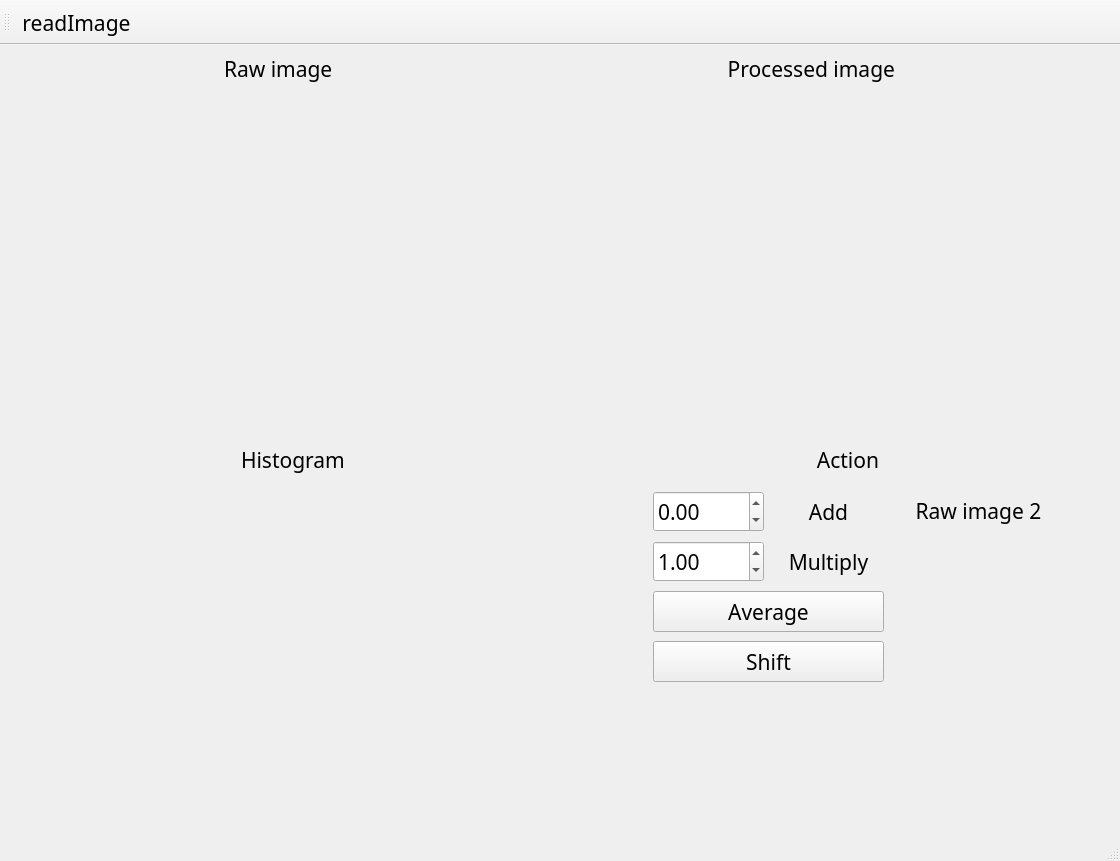
<?xml version="1.0" encoding="UTF-8"?>
<ui version="4.0">
 <class>MainWindow</class>
 <widget class="QMainWindow" name="MainWindow">
  <property name="geometry">
   <rect>
    <x>0</x>
    <y>0</y>
    <width>1120</width>
    <height>861</height>
   </rect>
  </property>
  <property name="windowTitle">
   <string>MainWindow</string>
  </property>
  <widget class="QWidget" name="centralwidget">
   <layout class="QVBoxLayout" name="verticalLayout">
    <item>
     <layout class="QVBoxLayout" name="verticalLayout_2">
      <item>
       <layout class="QHBoxLayout" name="horizontalLayout_3">
        <item>
         <widget class="QLabel" name="label_2">
          <property name="maximumSize">
           <size>
            <width>200</width>
            <height>30</height>
           </size>
          </property>
          <property name="font">
           <font>
            <family>Bahnschrift</family>
            <pointsize>16</pointsize>
           </font>
          </property>
          <property name="text">
           <string>&lt;html&gt;&lt;head/&gt;&lt;body&gt;&lt;p&gt;Raw image&lt;/p&gt;&lt;/body&gt;&lt;/html&gt;</string>
          </property>
          <property name="alignment">
           <set>Qt::AlignLeading|Qt::AlignLeft|Qt::AlignVCenter</set>
          </property>
         </widget>
        </item>
        <item>
         <widget class="QLabel" name="label">
          <property name="maximumSize">
           <size>
            <width>250</width>
            <height>30</height>
           </size>
          </property>
          <property name="font">
           <font>
            <family>Bahnschrift</family>
            <pointsize>16</pointsize>
           </font>
          </property>
          <property name="text">
           <string>&lt;html&gt;&lt;head/&gt;&lt;body&gt;&lt;p&gt;Processed image&lt;/p&gt;&lt;/body&gt;&lt;/html&gt;</string>
          </property>
          <property name="alignment">
           <set>Qt::AlignRight|Qt::AlignTrailing|Qt::AlignVCenter</set>
          </property>
         </widget>
        </item>
       </layout>
      </item>
      <item>
       <layout class="QHBoxLayout" name="horizontalLayout">
        <item>
         <widget class="MplCanvas" name="raw_widget" native="true">
          <property name="maximumSize">
           <size>
            <width>550</width>
            <height>16777215</height>
           </size>
          </property>
          <property name="cursor">
           <cursorShape>ArrowCursor</cursorShape>
          </property>
         </widget>
        </item>
        <item>
         <widget class="MplCanvas" name="processed_widget" native="true">
          <property name="maximumSize">
           <size>
            <width>550</width>
            <height>16777215</height>
           </size>
          </property>
         </widget>
        </item>
       </layout>
      </item>
      <item>
       <layout class="QHBoxLayout" name="horizontalLayout_4">
        <item>
         <widget class="QLabel" name="label_4">
          <property name="maximumSize">
           <size>
            <width>200</width>
            <height>30</height>
           </size>
          </property>
          <property name="font">
           <font>
            <family>Bahnschrift</family>
            <pointsize>16</pointsize>
           </font>
          </property>
          <property name="text">
           <string>Histogram</string>
          </property>
          <property name="alignment">
           <set>Qt::AlignLeading|Qt::AlignLeft|Qt::AlignVCenter</set>
          </property>
         </widget>
        </item>
        <item>
         <widget class="QLabel" name="label_3">
          <property name="maximumSize">
           <size>
            <width>200</width>
            <height>30</height>
           </size>
          </property>
          <property name="font">
           <font>
            <family>Bahnschrift</family>
            <pointsize>16</pointsize>
           </font>
          </property>
          <property name="text">
           <string>Action</string>
          </property>
          <property name="alignment">
           <set>Qt::AlignRight|Qt::AlignTrailing|Qt::AlignVCenter</set>
          </property>
         </widget>
        </item>
       </layout>
      </item>
      <item>
       <layout class="QHBoxLayout" name="horizontalLayout_2">
        <item>
         <widget class="MplCanvas" name="histogram_widget" native="true">
          <property name="maximumSize">
           <size>
            <width>550</width>
            <height>16777215</height>
           </size>
          </property>
         </widget>
        </item>
        <item>
         <widget class="QWidget" name="widget_4" native="true">
          <property name="maximumSize">
           <size>
            <width>560</width>
            <height>16777215</height>
           </size>
          </property>
          <widget class="QDoubleSpinBox" name="addValue">
           <property name="geometry">
            <rect>
             <x>90</x>
             <y>10</y>
             <width>111</width>
             <height>41</height>
            </rect>
           </property>
           <property name="font">
            <font>
             <family>Bahnschrift</family>
             <pointsize>16</pointsize>
            </font>
           </property>
           <property name="cursor">
            <cursorShape>ArrowCursor</cursorShape>
           </property>
           <property name="minimum">
            <double>-31.000000000000000</double>
           </property>
           <property name="maximum">
            <double>31.000000000000000</double>
           </property>
           <property name="singleStep">
            <double>1.000000000000000</double>
           </property>
          </widget>
          <widget class="QPushButton" name="avgBtn">
           <property name="geometry">
            <rect>
             <x>90</x>
             <y>110</y>
             <width>231</width>
             <height>41</height>
            </rect>
           </property>
           <property name="font">
            <font>
             <family>Bahnschrift</family>
             <pointsize>16</pointsize>
            </font>
           </property>
           <property name="cursor">
            <cursorShape>PointingHandCursor</cursorShape>
           </property>
           <property name="text">
            <string>Average</string>
           </property>
          </widget>
          <widget class="QPushButton" name="shiftBtn">
           <property name="geometry">
            <rect>
             <x>90</x>
             <y>160</y>
             <width>231</width>
             <height>41</height>
            </rect>
           </property>
           <property name="font">
            <font>
             <family>Bahnschrift</family>
             <pointsize>16</pointsize>
            </font>
           </property>
           <property name="cursor">
            <cursorShape>PointingHandCursor</cursorShape>
           </property>
           <property name="text">
            <string>Shift</string>
           </property>
          </widget>
          <widget class="QDoubleSpinBox" name="mulValue">
           <property name="geometry">
            <rect>
             <x>90</x>
             <y>60</y>
             <width>111</width>
             <height>41</height>
            </rect>
           </property>
           <property name="font">
            <font>
             <family>Bahnschrift</family>
             <pointsize>16</pointsize>
            </font>
           </property>
           <property name="cursor">
            <cursorShape>ArrowCursor</cursorShape>
           </property>
           <property name="maximum">
            <double>10.000000000000000</double>
           </property>
           <property name="singleStep">
            <double>0.500000000000000</double>
           </property>
           <property name="value">
            <double>1.000000000000000</double>
           </property>
          </widget>
          <widget class="QLabel" name="label_5">
           <property name="geometry">
            <rect>
             <x>210</x>
             <y>10</y>
             <width>111</width>
             <height>41</height>
            </rect>
           </property>
           <property name="font">
            <font>
             <family>Bahnschrift</family>
             <pointsize>16</pointsize>
            </font>
           </property>
           <property name="text">
            <string>Add</string>
           </property>
           <property name="alignment">
            <set>Qt::AlignCenter</set>
           </property>
          </widget>
          <widget class="QLabel" name="label_6">
           <property name="geometry">
            <rect>
             <x>210</x>
             <y>60</y>
             <width>111</width>
             <height>41</height>
            </rect>
           </property>
           <property name="font">
            <font>
             <family>Bahnschrift</family>
             <pointsize>16</pointsize>
            </font>
           </property>
           <property name="text">
            <string>Multiply</string>
           </property>
           <property name="alignment">
            <set>Qt::AlignCenter</set>
           </property>
          </widget>
          <widget class="QWidget" name="horizontalLayoutWidget_5">
           <property name="geometry">
            <rect>
             <x>330</x>
             <y>50</y>
             <width>171</width>
             <height>131</height>
            </rect>
           </property>
           <layout class="QHBoxLayout" name="horizontalLayout_7">
            <item>
             <widget class="MplCanvas" name="raw2_widget" native="true">
              <property name="maximumSize">
               <size>
                <width>300</width>
                <height>300</height>
               </size>
              </property>
              <property name="cursor">
               <cursorShape>PointingHandCursor</cursorShape>
              </property>
             </widget>
            </item>
           </layout>
          </widget>
          <widget class="QLabel" name="label_7">
           <property name="geometry">
            <rect>
             <x>340</x>
             <y>10</y>
             <width>151</width>
             <height>41</height>
            </rect>
           </property>
           <property name="maximumSize">
            <size>
             <width>200</width>
             <height>41</height>
            </size>
           </property>
           <property name="font">
            <font>
             <family>Bahnschrift</family>
             <pointsize>16</pointsize>
            </font>
           </property>
           <property name="text">
            <string>&lt;html&gt;&lt;head/&gt;&lt;body&gt;&lt;p&gt;Raw image 2&lt;/p&gt;&lt;/body&gt;&lt;/html&gt;</string>
           </property>
           <property name="alignment">
            <set>Qt::AlignCenter</set>
           </property>
          </widget>
         </widget>
        </item>
       </layout>
      </item>
     </layout>
    </item>
   </layout>
  </widget>
  <widget class="QStatusBar" name="statusbar"/>
  <widget class="QToolBar" name="toolBar">
   <property name="windowTitle">
    <string>toolBar</string>
   </property>
   <attribute name="toolBarArea">
    <enum>TopToolBarArea</enum>
   </attribute>
   <attribute name="toolBarBreak">
    <bool>false</bool>
   </attribute>
   <addaction name="actionreadImage"/>
  </widget>
  <action name="actionreadImage">
   <property name="icon">
    <iconset>
     <normaloff>C1HW01-2020/500_F_219110502_6EtOxEEa9KQCbholMIqObqKCgArSGfvC.jpg</normaloff>C1HW01-2020/500_F_219110502_6EtOxEEa9KQCbholMIqObqKCgArSGfvC.jpg</iconset>
   </property>
   <property name="text">
    <string>readImage</string>
   </property>
   <property name="toolTip">
    <string>read image</string>
   </property>
   <property name="statusTip">
    <string>Read a image</string>
   </property>
   <property name="font">
    <font>
     <family>Agency FB</family>
     <pointsize>16</pointsize>
    </font>
   </property>
   <property name="shortcut">
    <string>Ctrl+O</string>
   </property>
   <property name="visible">
    <bool>true</bool>
   </property>
  </action>
 </widget>
 <customwidgets>
  <customwidget>
   <class>MplCanvas</class>
   <extends>QWidget</extends>
   <header location="global">mplcanvas.h</header>
   <container>1</container>
  </customwidget>
 </customwidgets>
 <resources/>
 <connections/>
</ui>
